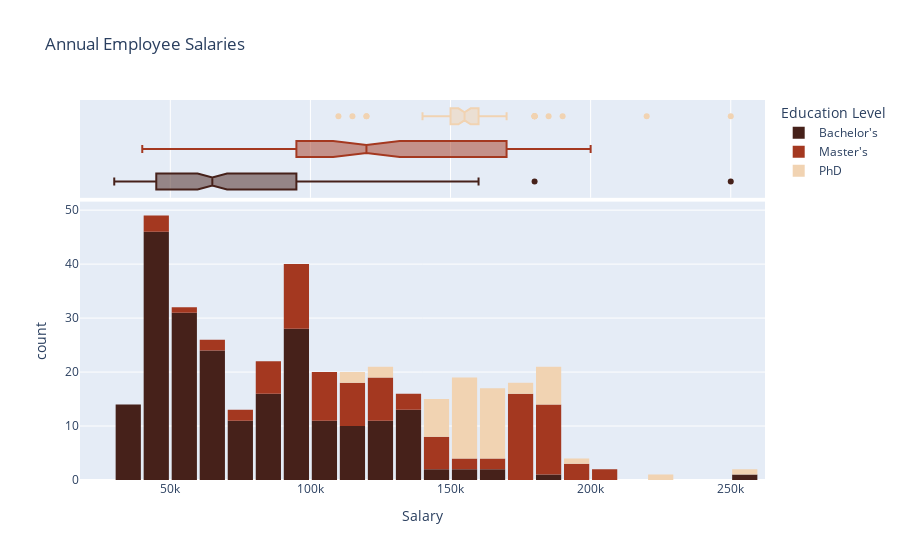

The code cell stored with this chart in its notebook:
### Markdown cell above
Based on this graph, we can make the following obersvations
* A majority of the employees are making money within $100,000 a year or a little bit lower than that, and only a small portion of employees are making well above 100k (greater than $150,000).
* There isn't a significant difference between men and women's salaries, as the median for women is 90k while the median for men is 100k; however, the maximum for men is much higher than the maximum for women.

Instead of using gender, let's use level of education to display employee salaries now.

### Code cell
fig = px.histogram(data, 
                   x='Salary', 
                   marginal='box', 
                   color='Education Level', 
                   color_discrete_sequence=['#46211A', '#A43820', "#F1D3B2"], 
                   title='Annual Employee Salaries')
fig.update_layout(bargap=0.1)
fig.show()

### Figure 1 — Plotly figure (JSON) as saved in the notebook; plotly's stock layout.template omitted (floating-point values rounded to 4 significant figures; data arrays with more than 128 entries replaced by an {"elided": "..."} marker saying what was removed)
{"data": [{"alignmentgroup": "True", "bingroup": "x", "hovertemplate": "Education Level=Bachelor's<br>Salary=%{x}<br>count=%{y}<extra></extra>", "legendgroup": "Bachelor's", "marker": {"color": "#46211A", "pattern": {"shape": ""}}, "name": "Bachelor's", "offsetgroup": "Bachelor's", "orientation": "v", "showlegend": true, "type": "histogram", "x": {"elided": "223 int values"}, "xaxis": "x", "yaxis": "y"}, {"alignmentgroup": "True", "hovertemplate": "Education Level=Bachelor's<br>Salary=%{x}<extra></extra>", "legendgroup": "Bachelor's", "marker": {"color": "#46211A"}, "name": "Bachelor's", "notched": true, "offsetgroup": "Bachelor's", "showlegend": false, "type": "box", "x": {"elided": "223 int values"}, "xaxis": "x2", "yaxis": "y2"}, {"alignmentgroup": "True", "bingroup": "x", "hovertemplate": "Education Level=Master's<br>Salary=%{x}<br>count=%{y}<extra></extra>", "legendgroup": "Master's", "marker": {"color": "#A43820", "pattern": {"shape": ""}}, "name": "Master's", "offsetgroup": "Master's", "orientation": "v", "showlegend": true, "type": "histogram", "x": [65000, 200000, 120000, 75000, 130000, 90000, 80000, 190000, 140000, 110000, 90000, 75000, 115000, 80000, 190000, 130000, 180000, 85000, 200000, 65000, 105000, 170000, 90000, 90000, 150000, 120000, 100000, 180000, 80000, 95000, 135000, 170000, 90000, 95000, 150000, 80000, 100000, 110000, 90000, 95000, 120000, 180000, 95000, 105000, 160000, 100000, 140000, 120000, 110000, 40000, 175000, 120000, 95000, 115000, 175000, 120000, 105000, 180000, 45000, 170000, 105000, 95000, 170000, 120000, 110000, 180000, 45000, 170000, 110000, 100000, 170000, 140000, 120000, 190000, 50000, 140000, 180000, 170000, 110000, 100000, 140000, 180000, 180000, 170000, 140000, 180000, 180000, 170000, 80000, 160000, 180000, 170000, 170000, 180000, 180000, 170000, 170000, 170000], "xaxis": "x", "yaxis": "y"}, {"alignmentgroup": "True", "hovertemplate": "Education Level=Master's<br>Salary=%{x}<extra></extra>", "legendgroup": "Master's", "marker": {"color": "#A43820"}, "name": "Master's", "notched": true, "offsetgroup": "Master's", "showlegend": false, "type": "box", "x": [65000, 200000, 120000, 75000, 130000, 90000, 80000, 190000, 140000, 110000, 90000, 75000, 115000, 80000, 190000, 130000, 180000, 85000, 200000, 65000, 105000, 170000, 90000, 90000, 150000, 120000, 100000, 180000, 80000, 95000, 135000, 170000, 90000, 95000, 150000, 80000, 100000, 110000, 90000, 95000, 120000, 180000, 95000, 105000, 160000, 100000, 140000, 120000, 110000, 40000, 175000, 120000, 95000, 115000, 175000, 120000, 105000, 180000, 45000, 170000, 105000, 95000, 170000, 120000, 110000, 180000, 45000, 170000, 110000, 100000, 170000, 140000, 120000, 190000, 50000, 140000, 180000, 170000, 110000, 100000, 140000, 180000, 180000, 170000, 140000, 180000, 180000, 170000, 80000, 160000, 180000, 170000, 170000, 180000, 180000, 170000, 170000, 170000], "xaxis": "x2", "yaxis": "y2"}, {"alignmentgroup": "True", "bingroup": "x", "hovertemplate": "Education Level=PhD<br>Salary=%{x}<br>count=%{y}<extra></extra>", "legendgroup": "PhD", "marker": {"color": "#F1D3B2", "pattern": {"shape": ""}}, "name": "PhD", "offsetgroup": "PhD", "orientation": "v", "showlegend": true, "type": "histogram", "x": [150000, 110000, 115000, 140000, 170000, 120000, 140000, 180000, 190000, 250000, 120000, 160000, 220000, 170000, 140000, 160000, 150000, 140000, 185000, 150000, 140000, 145000, 180000, 155000, 160000, 150000, 180000, 160000, 140000, 160000, 150000, 150000, 180000, 160000, 150000, 160000, 150000, 180000, 160000, 150000, 150000, 180000, 150000, 160000, 150000, 160000, 160000, 160000, 150000, 160000, 150000], "xaxis": "x", "yaxis": "y"}, {"alignmentgroup": "True", "hovertemplate": "Education Level=PhD<br>Salary=%{x}<extra></extra>", "legendgroup": "PhD", "marker": {"color": "#F1D3B2"}, "name": "PhD", "notched": true, "offsetgroup": "PhD", "showlegend": false, "type": "box", "x": [150000, 110000, 115000, 140000, 170000, 120000, 140000, 180000, 190000, 250000, 120000, 160000, 220000, 170000, 140000, 160000, 150000, 140000, 185000, 150000, 140000, 145000, 180000, 155000, 160000, 150000, 180000, 160000, 140000, 160000, 150000, 150000, 180000, 160000, 150000, 160000, 150000, 180000, 160000, 150000, 150000, 180000, 150000, 160000, 150000, 160000, 160000, 160000, 150000, 160000, 150000], "xaxis": "x2", "yaxis": "y2"}], "layout": {"bargap": 0.1, "barmode": "relative", "legend": {"title": {"text": "Education Level"}, "tracegroupgap": 0}, "title": {"text": "Annual Employee Salaries"}, "xaxis": {"anchor": "y", "domain": [0, 1], "title": {"text": "Salary"}}, "xaxis2": {"anchor": "y2", "domain": [0, 1], "matches": "x", "showgrid": true, "showticklabels": false}, "yaxis": {"anchor": "x", "domain": [0, 0.7326], "title": {"text": "count"}}, "yaxis2": {"anchor": "x2", "domain": [0.7426, 1], "matches": "y2", "showgrid": false, "showline": false, "showticklabels": false, "ticks": ""}}}
